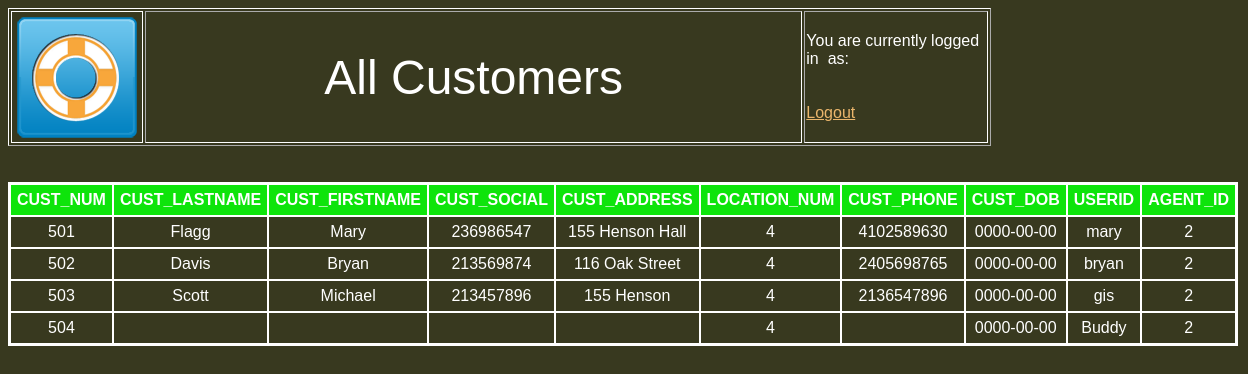
The app's page /AllCustomers.php with its own data.
### tables this page shows
CREATE TABLE IF NOT EXISTS `CUSTOMER` (
  `CUST_NUM` int(255) NOT NULL AUTO_INCREMENT,
  `CUST_LASTNAME` char(255) DEFAULT NULL,
  `CUST_FIRSTNAME` char(255) DEFAULT NULL,
  `CUST_SOCIAL` char(255) DEFAULT NULL,
  `CUST_ADDRESS` char(255) DEFAULT NULL,
  `LOCATION_NUM` char(255) DEFAULT NULL,
  `CUST_PHONE` char(255) DEFAULT NULL,
  `CUST_DOB` date DEFAULT NULL,
  `USERID` char(255) NOT NULL,
  `AGENT_ID` int(255) NOT NULL DEFAULT '2',
  PRIMARY KEY (`CUST_NUM`)
);

### AllCustomers.php (the view, shortened to what this page needs)
<html>
<head>
<link rel="stylesheet" href="cany1011.css">
</head>
<table border="1" width="983" height="120">
	<tr>
		<td height="120" width="86" style="border-style: solid; border-width: 1px">
		<a href="http://acadweb1.salisbury.edu/~apnohe/LESI/Home2.php">
		<img border="0" src="Lower%20Shore%20Insurance%20Company%20Logo.png" width="128" height="128"></a></td>
		<td height="120" style="width: 3150px">
		<p align="center"><font size="7">All Customers</font></td>
		<td height="120" width="881">
		You are currently logged in&nbsp; as:<br>
		<br><? echo $_SESSION['valid_user']; ?>
		<br>
		<a href="http://acadweb1.salisbury.edu/~apnohe/LESI/logout.php">Logout</a></td>
	</tr>
</table>
<br><br>
<?
$connection = @mysql_connect ('localhost', 'apnohe', 'o79gmtype');
function linebreak($text="\n") {
    echo nl2br( $text );
}
createDynamicHTMLTable("AGENT", "SELECT * FROM `CUSTOMER`", $connection);
function createDynamicHTMLTable($table_name, $sql_query, $link)
{
    $sql_result = mysql_query($sql_query, $link);
    if (($sql_result)||(mysql_errno == 0))
    {
        echo "<DIV>\n";
        echo "<TABLE borderColor=#000000 cellSpacing=0 cellPadding=6 border=2>\n";
        echo "<TBODY>\n";
        if (mysql_num_rows($sql_result)>0)
        {
            $i = 0;
            echo "<TR vAlign=top bgColor=#0EE40B>\n";
            while ($i < mysql_num_fields($sql_result))
            {
                echo "<TH>". mysql_field_name($sql_result, $i) . "</TH>\n";
                $i++;
            }
            echo "</TR>\n";
            while ($rows = mysql_fetch_array($sql_result,MYSQL_ASSOC))
            {
                echo "<TR>\n";
                foreach ($rows as $data)
                {
                    echo "<TD align='center'>". $data . "</TD>\n";
                }
                echo "</TR>\n";
            }
        } else {
            echo "<TR>\n<TD colspan='" . ($i+1) . "'>No Results found!</TD></TR>\n";
        }
        echo "</TBODY>\n</TABLE>\n";
        echo "</DIV>\n";
    } else {
        echo nl2br( sprintf( "Error in running query: %s\n", mysql_error()) );
    }
}
?>
</body>
</html>

### cany1011.css (style rules this page uses)
a:link { color:#EBB66C; }
TABLE { table-border-color-light:#FFFFFF; table-border-color-dark:#FFFFFF; border-color:#FFFFFF; color:#FFFFFF; }
TH { color:#FFFFFF; }
TD { border-color:#FFFFFF; }
TABLE { font-family:Verdana,Arial,Helvetica,sans-serif; font-style:normal; }
TH { font-family:Verdana,Arial,Helvetica,sans-serif; font-style:bold; }

### records on screen
customer: CUST_NUM "501", CUST_LASTNAME "Flagg", CUST_FIRSTNAME "Mary", CUST_SOCIAL "236986547", CUST_ADDRESS "155 Henson Hall", LOCATION_NUM "4", CUST_PHONE "4102589630", CUST_DOB "0000-00-00", USERID "mary", AGENT_ID "2"
customer: CUST_NUM "502", CUST_LASTNAME "Davis", CUST_FIRSTNAME "Bryan", CUST_SOCIAL "213569874", CUST_ADDRESS "116 Oak Street", LOCATION_NUM "4", CUST_PHONE "2405698765", CUST_DOB "0000-00-00", USERID "bryan", AGENT_ID "2"
customer: CUST_NUM "503", CUST_LASTNAME "Scott", CUST_FIRSTNAME "Michael", CUST_SOCIAL "213457896", CUST_ADDRESS "155 Henson", LOCATION_NUM "4", CUST_PHONE "2136547896", CUST_DOB "0000-00-00", USERID "gis", AGENT_ID "2"
customer: CUST_NUM "504", LOCATION_NUM "4", CUST_DOB "0000-00-00", USERID "Buddy", AGENT_ID "2"

### other values on screen
mysql_field_name($sql_result, $i) "CUST_NUM"
mysql_field_name($sql_result, $i) "CUST_LASTNAME"
mysql_field_name($sql_result, $i) "CUST_FIRSTNAME"
mysql_field_name($sql_result, $i) "CUST_SOCIAL"
mysql_field_name($sql_result, $i) "CUST_ADDRESS"
mysql_field_name($sql_result, $i) "LOCATION_NUM"
mysql_field_name($sql_result, $i) "CUST_PHONE"
mysql_field_name($sql_result, $i) "CUST_DOB"
mysql_field_name($sql_result, $i) "USERID"
mysql_field_name($sql_result, $i) "AGENT_ID"
